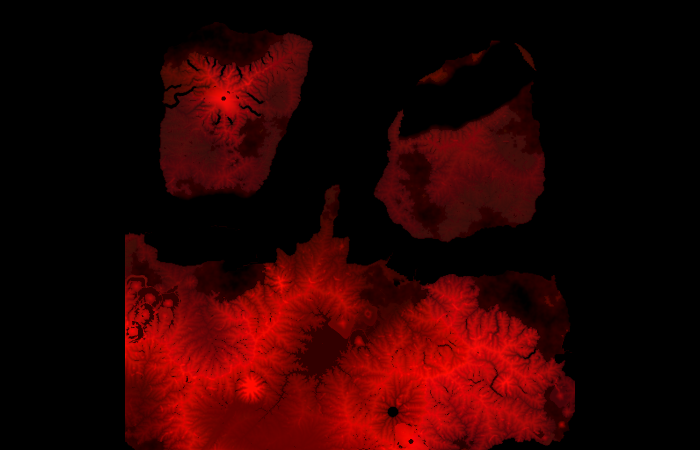
#> input picture docs/apps/sekai-hex/design/tapworld-pwg/world-data.png, 1400 x 900 px, found by its file name (shown at 1/2 size)
$ python restyle_world.py ../../../sekai-hex/design/tapworld-pwg/world-data.png ../../../sekai-hex/design/tapworld-pwg/world-map.jpg
#> lines starting #> are read from the running program, lines starting #| are printed output that depends on the picture; after the words box and inside, x2 and y2 are one past the last pixel; in counts of white or black regions, pixels touching at a corner belong together
# 元の世界(Azgaar・PWG・簡易生成)の地形データを、記事再現の世界の「分布」に近づけて強調する。
#  1) 高さ: 陸の高さの順位はそのまま、値の分布を基準の世界(記事再現)に合わせる(低地が多く高い山は少数・山は連なる)
#  2) 植生: 高さ・海からの距離・緯度から、記事再現と同じ考え方(縦の気温傾き+標高で冷える+水からの距離の湿度)で作り直す
#  3) 国は元のまま。首都は make_extra と同じ方法で追加
# 使い方: python3 -I restyle_world.py <元の世界dir> <出力dir> <基準の世界dir ...>
import sys, os, json, numpy as np, cv2
from PIL import Image
from scipy import ndimage as ndi
src, out = sys.argv[1].rstrip('/'), sys.argv[2].rstrip('/'); refs = sys.argv[3:]
os.makedirs(out, exist_ok=True)
wd = np.array(Image.open(src + '/world-data.png')); H0, W0 = wd.shape[:2]
#> further down, wd is the input picture: shape (900, 1400, 3); mean R, G, B 41.6, 1.9, 1.5
#> after `H0, W0 = wd.shape[:2]`: H0 = 900; W0 = 1400
R = wd[..., 0].astype(np.float32); st = wd[..., 2]
#> after `R = wd[..., 0].astype(np.float32)`:
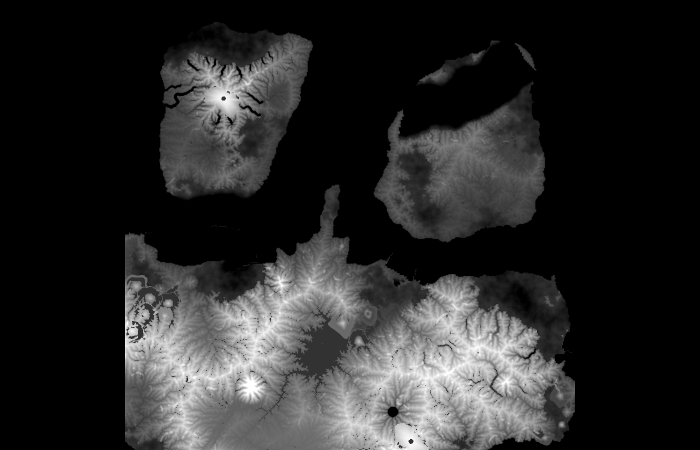
#> R: shape (900, 1400) float32 (shown at 1/2 size); min 0, max 255, mean 41.6
#> after `st = wd[..., 2]`:
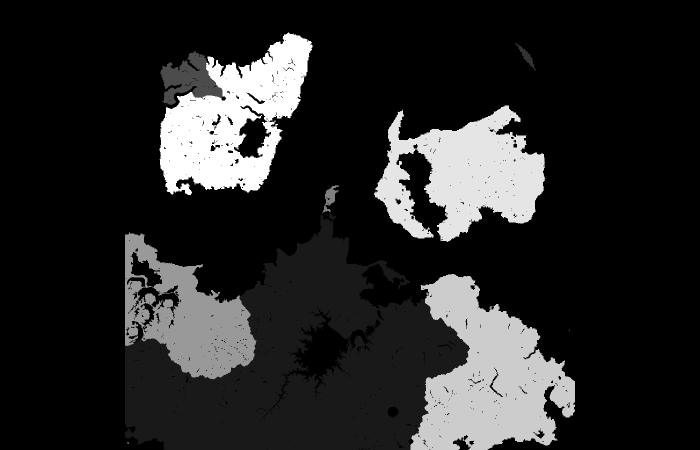
#> st: shape (900, 1400) (shown at 1/2 size); min 0, max 10, mean 1.55; drawn with min black and max white
land = (wd[..., 1] > 0) & (R >= 20)
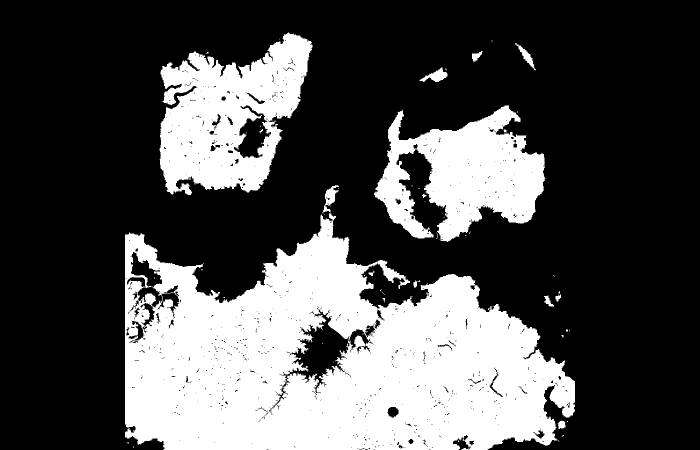
#> land: shape (900, 1400) bool (shown at 1/2 size); 30.7% white; 60 white regions (45 under 20 px), largest, box (x1, y1, x2, y2) and area: (250, 427, 1150, 900) 271670, (319, 65, 625, 390) 59515, (748, 211, 1091, 484) 51896
# --- 1) 高さの分布合わせ
rv = []
for r in refs:
    a = np.array(Image.open(r.rstrip('/') + '/world-data.png')); m = (a[..., 1] > 0) & (a[..., 0] >= 20); rv.append(a[..., 0][m].astype(np.float32))
#> (the run stopped early here; a loop or call above may not have finished)
